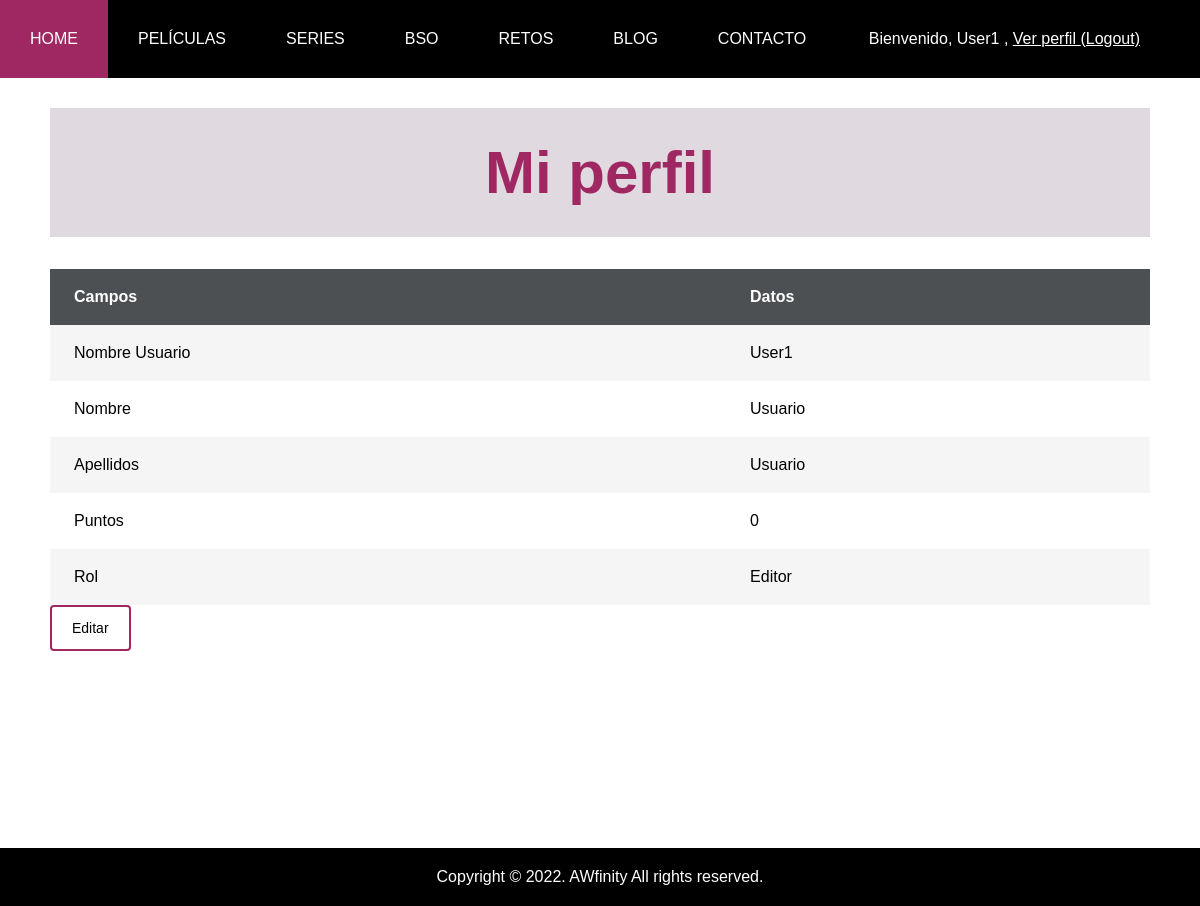
/perfil.php (signed in), run on an earlier commit of the app's database.
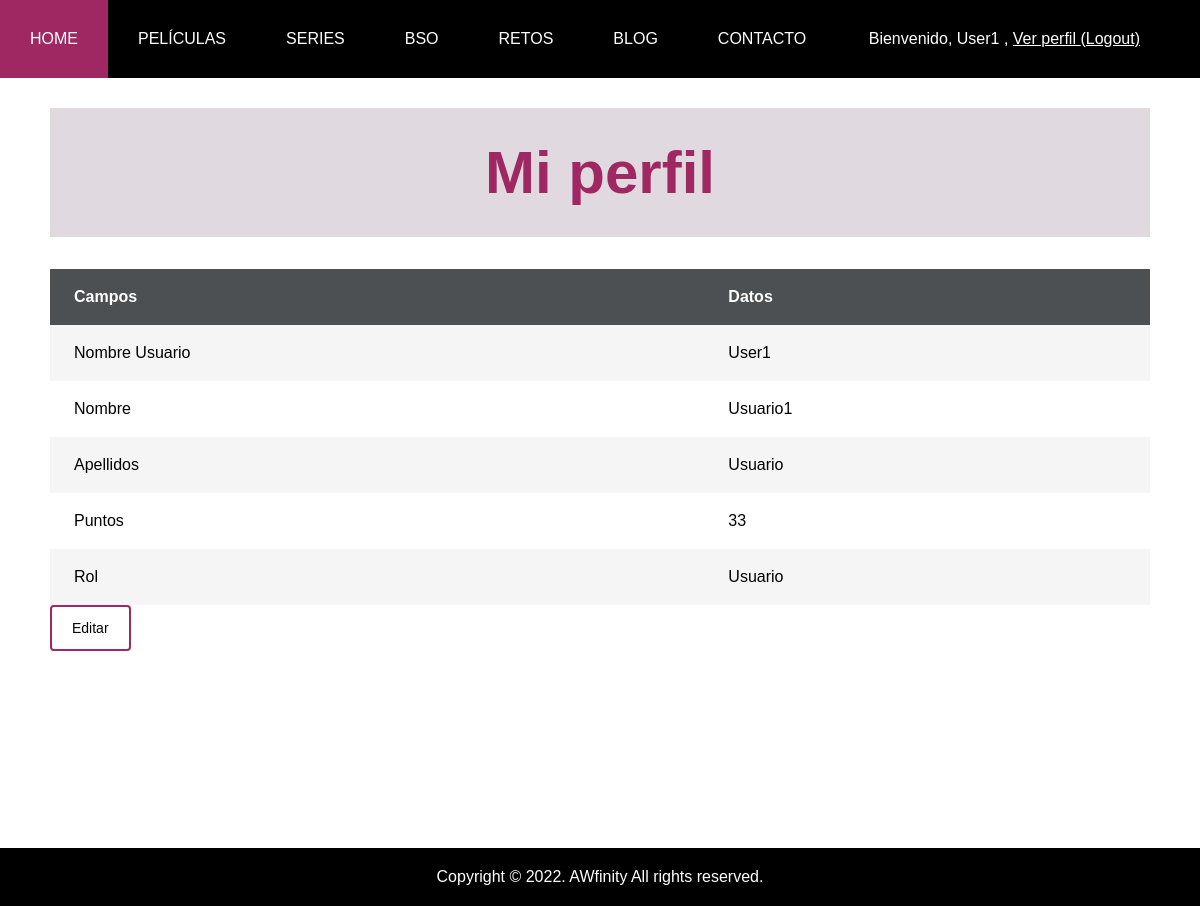
And on a later commit of the database.
### tables this page shows
CREATE TABLE `usuarios` (
  `id_user` int(10) NOT NULL,
  `nombreUsuario` varchar(20) NOT NULL,
  `nombre` varchar(20) NOT NULL,
  `apellido` varchar(20) NOT NULL,
  `password` varchar(255) NOT NULL,
  `rol_user` enum('admin','editor','user','') NOT NULL,
  `puntos` int(10) NOT NULL
);

### includes/helpers/autorizacion.php (called while the page is built)
<?php
function estaLogado(){
    return isset($_SESSION['login']);
}
function esEditor(){
    return estaLogado() && isset($_SESSION['esEditor']) && ($_SESSION['esEditor']==true);
}
function esAdmin(){
    return estaLogado() && isset($_SESSION['esAdmin']) && ($_SESSION['esAdmin']==true);
}

### includes/Usuario.php (called while the page is built, shortened)
<?php
class Usuario
{
    private $nombre;
    private $apellido;
    private $puntos;
    private function __construct($nombreUsuario, $nombre, $apellido, $password, $rol_user,$puntos, $id = NULL) {
        $this->nombre = $nombre;
        $this->apellido = $apellido;
        $this->puntos=$puntos;
    }
    public function getNombre(){
        return $this->nombre;
    }
    public function getPuntos(){
        return $this->puntos;
    }
    public function getApellido(){
        return $this->apellido;
    }
    public static function buscaUsuario($nombreUsuario)
    {
        $conn = Aplicacion::getInstance()->getConexionBd();
        $query = sprintf("SELECT * FROM usuarios U WHERE U.nombreUsuario='%s'", $conn->real_escape_string($nombreUsuario));
        $rs = $conn->query($query);
        $result = false;
        if ($rs) {
            $fila = $rs->fetch_assoc();
            if ($fila) {
                $result = new Usuario($fila['nombreUsuario'], $fila['nombre'], $fila['apellido'], $fila['password'], $fila['rol_user'] ,$fila['puntos'], $fila['id_user']);
            }
        } else {
            error_log("Error BD ({$conn->errno}): {$conn->error}");
        }
        return $result;
    }
}
?>

### perfil.php (the view, shortened to what this page needs)
<?php
require __DIR__. '/includes/helpers/autorizacion.php';
$contenidoPrincipal = '';
if(isset($_SESSION['nombreUsuario']) && estaLogado()){
    $us=Usuario::buscaUsuario($_SESSION['nombreUsuario']);
$contenidoPrincipal .= <<<EOS
<div class="header2">
<h2>Mi perfil</h2>
</div>
<div class="contened">
<div class="wrapper">
    <table>
        <thead>
            <tr>
                <th>Campos</th>
                <th>Datos</th>
            </tr>
        </thead>
        <tbody>
            <tr>
            <td class="nombre">Nombre usuario</td>
            <td class="points">{$_SESSION['nombreUsuario']}</td>
            </tr>
            <tr>
            <td class="nombre">Nombre</td>
            <td class="points">{$us->getNombre()}</td>
            </tr>
            <tr>
            <td class="nombre">Apellidos</td>
            <td class="points">{$us->getApellido()}</td>
            </tr>
            <tr>
            <td class="nombre">Puntos</td>
            <td class="points">{$us->getPuntos()}</td>
            </tr>
EOS;
$rol='';
if(esEditor()){
$rol="Editor";
}else{
if(esAdmin()){
    $rol="Administrador";
}else{
    $rol="Usuario";
}
}
$contenidoPrincipal .= <<<EOS
<tr>
<td class="nombre">Rol</td>
<td class="points">{$rol}</td>
</tr>
        </tbody>
	</table>
    <div class='butonGeneral'> <a href='editUsuario.php?nombreusuario={$_SESSION['nombreUsuario']}'> Editar </a> </div>
</div>
</div>
EOS;
}else{
$contenidoPrincipal .= <<<EOS
<h2> No hay nada que mostrar</h2>
EOS;
}
require __DIR__. '/includes/vistas/plantillas/plantilla.php';
?>

What changed in the data, as far as the page shows it:
changed usuarios "Usuario": nombre "Usuario" → "Usuario1"; puntos "0" → "33"
Also different on the page:
$rol: "Editor" → "Usuario"
